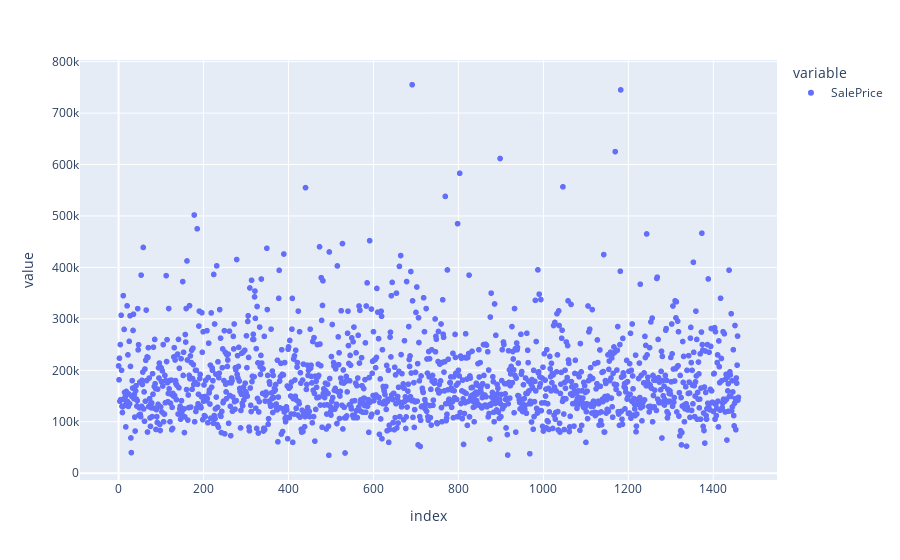

Notebook code for this chart:
### Markdown cell above
### Check for Outliers

### Code cell
px.scatter(df.SalePrice)

### Figure 1 — Plotly figure (JSON) as saved in the notebook; plotly's stock layout.template omitted (floating-point values rounded to 4 significant figures; data arrays with more than 128 entries replaced by an {"elided": "..."} marker saying what was removed)
{"data": [{"hovertemplate": "variable=SalePrice<br>index=%{x}<br>value=%{y}<extra></extra>", "legendgroup": "SalePrice", "marker": {"color": "#636efa", "symbol": "circle"}, "mode": "markers", "name": "SalePrice", "showlegend": true, "type": "scattergl", "x": {"elided": "1460 int values"}, "xaxis": "x", "y": {"elided": "1460 int values"}, "yaxis": "y"}], "layout": {"autosize": true, "legend": {"title": {"text": "variable"}, "tracegroupgap": 0}, "margin": {"t": 60}, "xaxis": {"anchor": "y", "autorange": true, "domain": [0, 1], "range": [-88.69, 1548.0], "title": {"text": "index"}, "type": "linear"}, "yaxis": {"anchor": "x", "autorange": true, "domain": [0, 1], "range": [-20860.0, 810800.0], "title": {"text": "value"}, "type": "linear"}}}
